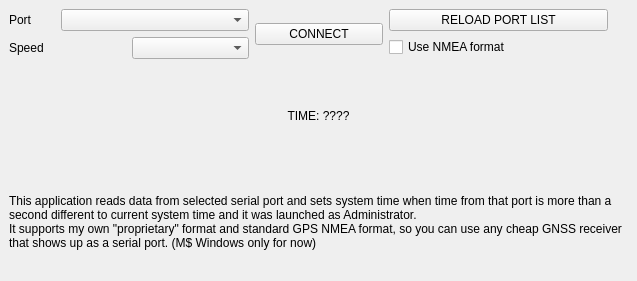
<?xml version="1.0" encoding="UTF-8"?>
<ui version="4.0">
 <class>MainWindow</class>
 <widget class="QMainWindow" name="MainWindow">
  <property name="geometry">
   <rect>
    <x>0</x>
    <y>0</y>
    <width>637</width>
    <height>281</height>
   </rect>
  </property>
  <property name="windowTitle">
   <string>qTTime Setter</string>
  </property>
  <widget class="QWidget" name="centralwidget">
   <layout class="QHBoxLayout" name="horizontalLayout_2">
    <item>
     <layout class="QVBoxLayout" name="verticalLayout">
      <item>
       <layout class="QHBoxLayout" name="horizontalLayout">
        <item>
         <layout class="QVBoxLayout" name="verticalLayout_3">
          <item>
           <layout class="QHBoxLayout" name="horizontalLayout_3">
            <item>
             <widget class="QLabel" name="label">
              <property name="maximumSize">
               <size>
                <width>46</width>
                <height>16777215</height>
               </size>
              </property>
              <property name="text">
               <string>Port</string>
              </property>
             </widget>
            </item>
            <item>
             <widget class="QComboBox" name="cbPort"/>
            </item>
           </layout>
          </item>
          <item>
           <layout class="QHBoxLayout" name="horizontalLayout_4">
            <item>
             <widget class="QLabel" name="label_3">
              <property name="text">
               <string>Speed</string>
              </property>
             </widget>
            </item>
            <item>
             <widget class="QComboBox" name="cbUartSpeed"/>
            </item>
           </layout>
          </item>
         </layout>
        </item>
        <item>
         <widget class="QPushButton" name="btnConnect">
          <property name="maximumSize">
           <size>
            <width>128</width>
            <height>16777215</height>
           </size>
          </property>
          <property name="text">
           <string>CONNECT</string>
          </property>
         </widget>
        </item>
        <item>
         <layout class="QVBoxLayout" name="verticalLayout_2">
          <item>
           <widget class="QPushButton" name="btnReload">
            <property name="maximumSize">
             <size>
              <width>219</width>
              <height>16777215</height>
             </size>
            </property>
            <property name="text">
             <string>RELOAD PORT LIST</string>
            </property>
           </widget>
          </item>
          <item>
           <widget class="QCheckBox" name="cbUseNMEA">
            <property name="text">
             <string>Use NMEA format</string>
            </property>
           </widget>
          </item>
         </layout>
        </item>
       </layout>
      </item>
      <item>
       <widget class="QLabel" name="lblTime">
        <property name="text">
         <string>TIME: ????</string>
        </property>
        <property name="alignment">
         <set>Qt::AlignCenter</set>
        </property>
        <property name="wordWrap">
         <bool>true</bool>
        </property>
       </widget>
      </item>
      <item>
       <widget class="QLabel" name="label_2">
        <property name="text">
         <string>This application reads data from selected serial port and sets system time when time from that port is more than a second different to current system time and it was launched as Administrator.
It supports my own &quot;proprietary&quot; format and standard GPS NMEA format, so you can use any cheap GNSS receiver that shows up as a serial port. (M$ Windows only for now)</string>
        </property>
        <property name="wordWrap">
         <bool>true</bool>
        </property>
       </widget>
      </item>
     </layout>
    </item>
   </layout>
  </widget>
 </widget>
 <resources/>
 <connections/>
</ui>
